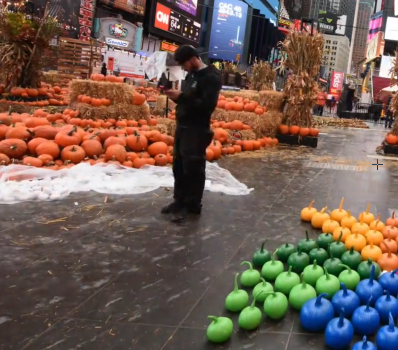
#> input picture images/t1_1.png, 398 x 350 px
$ python t1.py
#> lines starting #> are read from the running program, lines starting #| are printed output that depends on the picture
#> further down, img1 is the input picture: shape (350, 398, 3); mean B, G, R 83.2, 93.9, 113.9
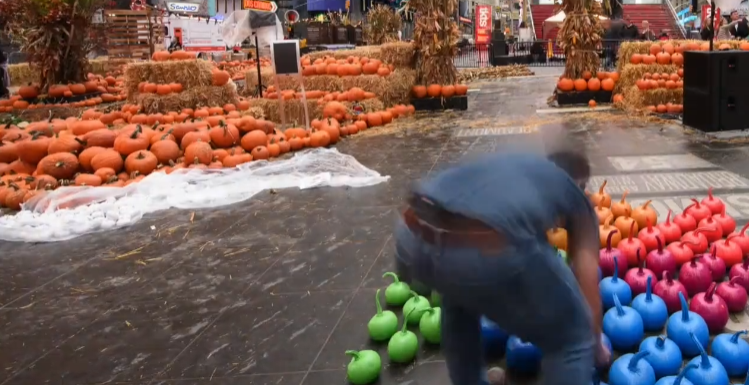
#> input picture images/t1_2.png, 749 x 385 px
#> further down, img2 is the input picture: shape (385, 749, 3); mean B, G, R 85, 91.1, 117.7
#Only add your code inside the function (including newly improted packages)
# You can design a new function and call the new function in the given functions.
# Not following the project guidelines will result in a 10% reduction in grades

import cv2
import numpy as np
import matplotlib.pyplot as plt


def show_image(img, delay=1000):
    # this function is used to display image
    cv2.namedWindow('image', cv2.WINDOW_AUTOSIZE)
    cv2.imshow('image', img)
    cv2.waitKey(delay)
    cv2.destroyAllWindows()

def stitch_background(img1, img2, savepath=''):
    "The output image should be saved in the savepath."
#> called with savepath = '/task1.png'
    "Do NOT modify the code provided."
    image1 = cv2.cvtColor(img1,cv2.COLOR_BGR2GRAY)
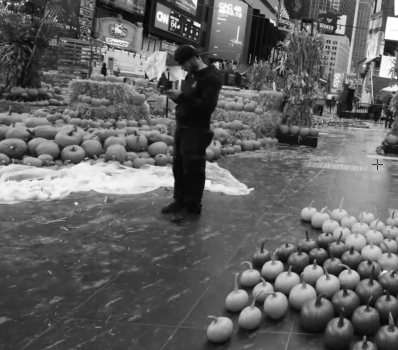
#> image1: shape (350, 398); min 4, max 255, mean 98.6
    image2 = cv2.cvtColor(img2,cv2.COLOR_BGR2GRAY)
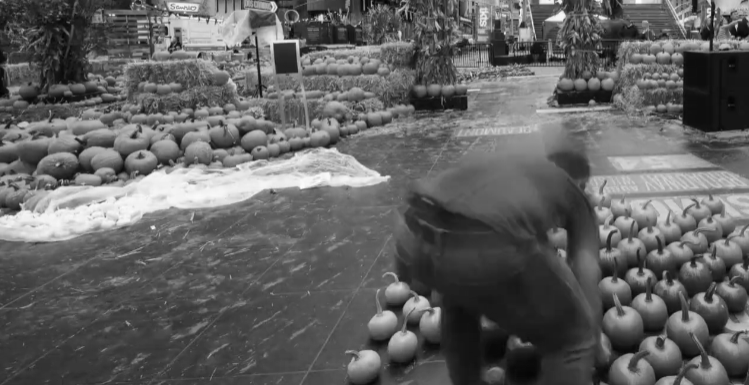
#> image2: shape (385, 749); min 3, max 254, mean 98.3
    sift = cv2.SIFT_create()
    keypoints1,descriptors1=sift.detectAndCompute(image1,None)  # keypoint and descriptor of img1 using sift
#> keypoints1 = 1790 keypoints; strongest (x, y, size): (178, 27, 1.9), (162, 17, 10.5), (179, 74, 9.3), (377, 62, 5.8)
    keypoints2,descriptors2=sift.detectAndCompute(image2,None)  # keypoint and descriptor of img2 using sift
#> keypoints2 = 3069 keypoints; strongest (x, y, size): (321, 18, 4.7), (560, 17, 7.5), (736, 26, 2.2), (715, 19, 1.8)
    match_score=[]
    keypoint_matches=[]
    descp_match_source=[]
    descp_match_dest=[]
    descriptors1_index=0
    # for each descriptor of img1 check if its a match with any of the descriptor of img 2
    for row in descriptors1:
        repeated_array = np.tile(row, (descriptors2.shape[0], 1))
        SSD= descriptors2 - repeated_array
        SSD=(SSD) ** 2
        SSD_FINAL=np.sum(SSD, axis=1)
        ssd_index = np.where(SSD_FINAL == np.amin(SSD_FINAL))
        ssd_index=ssd_index[0][0]
        SSD_FINAL.sort()
        if len(SSD_FINAL)>1:
            Ssd_score=SSD_FINAL[0]/SSD_FINAL[1]
        else:
            Ssd_score=SSD_FINAL[0]
        match_score.append(Ssd_score)
        descp_match_source.append(descriptors1_index)
        descp_match_dest.append(ssd_index)
        descriptors1_index=descriptors1_index+1
#> this loop made 1790 passes
#> (ssd_index, Ssd_score) on passes 1 to 12: (2946, 0.926), (3021, 0.99), (175, 0.726), (1051, 0.996), (4, 0.911), (1116, 0.964), (229, 0.409), (1587, 0.971), (1814, 0.939), (1372, 0.846), (2070, 0.801), (1823, 0.997)
#> pass 1, in stitch_background, `SSD=(SSD) ** 2`:
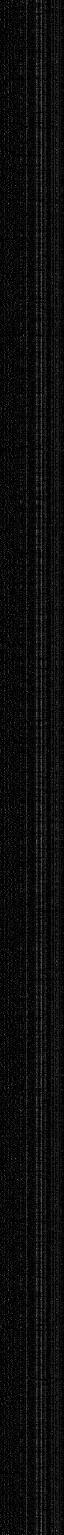
#> SSD: shape (3069, 128) float32 (shown at 1/2 size); min 0, max 44100, mean 2307.2; drawn with min black and max white
#> after the loop:
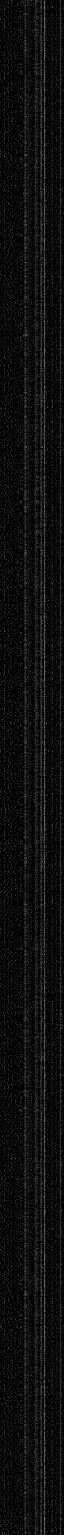
#> SSD: shape (3069, 128) float32 (shown at 1/2 size); min 0, max 40804, mean 2393.1; drawn with min black and max white
#> after the loop, descp_match_dest = 1790 values, max 3064 at index 1474, min 4 at index 4, mean 1392.4; descp_match_source = 1790 values from 0 to 1789; descriptors1_index = 1790; match_score = 1790 values, max 1 at index 1534, min 0.0201 at index 217, mean 0.709
    count_match=0
    i=0
    good_matches_src=[]
    good_matches_dest=[]
    for value in match_score:
        if value < 0.3:
            count_match=count_match+1
            good_matches_src.append(descp_match_source[i])
            good_matches_dest.append(descp_match_dest[i])
        i=i+1
#> this loop made 1790 passes
#> value on passes 1 to 12: 0.926, 0.99, 0.726, 0.996, 0.911, 0.964, 0.409, 0.971, 0.939, 0.846, 0.801, 0.997
#> after the loop, count_match = 343; good_matches_dest = 343 values, max 2175 at index 342, min 199 at index 1, mean 1005.7; good_matches_src = 343 values from 21 to 1744; i = 1790

    # if there are more than or equal to 25 matches in descriptors, then images overlap
    if count_match>=30:
        print('match')
        source_points = np.float32([ keypoints1[match].pt for match in good_matches_src ]).reshape(-1,1,2)
#> source_points = 343 rows, first 8: [6.02, 164], [7.36, 97.85], [7.49, 158.4], [8.51, 181.5], [10.37, 162.2], [10.98, 178.3], [11.51, 166.1], [12.46, 110.7]
        dest_points = np.float32([ keypoints2[match].pt for match in good_matches_dest]).reshape(-1,1,2)
#> dest_points = 343 rows, first 8: [52.74, 187.8], [45.05, 100.8], [54.07, 180.2], [59.31, 210.7], [59.09, 184.5], [61.76, 206], [61.21, 189.1], [53.3, 116.4]
        H, mask = cv2.findHomography(source_points, dest_points, cv2.RANSAC,5.0)
#> H = [[1.34, 0.154, 19.9], [-0.184, 1.32, -27.71], [-7.63e-06, 2e-06, 1]]; mask = 343 values, max 1 at index 0, min 0 at index 327, mean 0.997
        height_img1, width_img1 = img1.shape[:2]
#> height_img1 = 350; width_img1 = 398
        height_img2, width_img2 = img2.shape[:2]
#> height_img2 = 385; width_img2 = 749
        img2_points = np.float32([[0,0], [0, height_img2],[width_img2, height_img2], [width_img2, 0]]).reshape(-1, 1, 2)
#> img2_points = [[0, 0], [0, 385], [749, 385], [749, 0]]
        img1_points = np.float32([[0,0], [0,height_img1], [width_img1,height_img1], [width_img1,0]]).reshape(-1,1,2)
#> img1_points = [[0, 0], [0, 350], [398, 350], [398, 0]]

        # Changing perspective
        new_points_img1 = cv2.perspectiveTransform(img1_points, H)
#> new_points_img1 = [[19.9, -27.71], [73.59, 434.5], [607.2, 362.5], [553.7, -101.2]]
        persp_points = np.concatenate((new_points_img1,img2_points), axis=0)
#> persp_points = [[19.9, -27.71], [73.59, 434.5], [607.2, 362.5], [553.7, -101.2], [0, 0], [0, 385], [749, 385], [749, 0]]
        [x_maximum, y_maximum] = np.int32(persp_points.max(axis=0).ravel() + 0.5)
#> x_maximum = 749; y_maximum = 434
        [x_minimum, y_minimum] = np.int32(persp_points.min(axis=0).ravel() - 0.5)
#> x_minimum = 0; y_minimum = -101
        dist_translation = [-x_minimum,-y_minimum]
#> dist_translation = [0, 101]
        Homography_translation = np.array([[1, 0, dist_translation[0]], [0, 1, dist_translation[1]], [0, 0, 1]])
#> Homography_translation = [[1, 0, 0], [0, 1, 101], [0, 0, 1]]
        warped_image = cv2.warpPerspective(img1, Homography_translation.dot(H), (x_maximum-x_minimum, y_maximum-y_minimum))
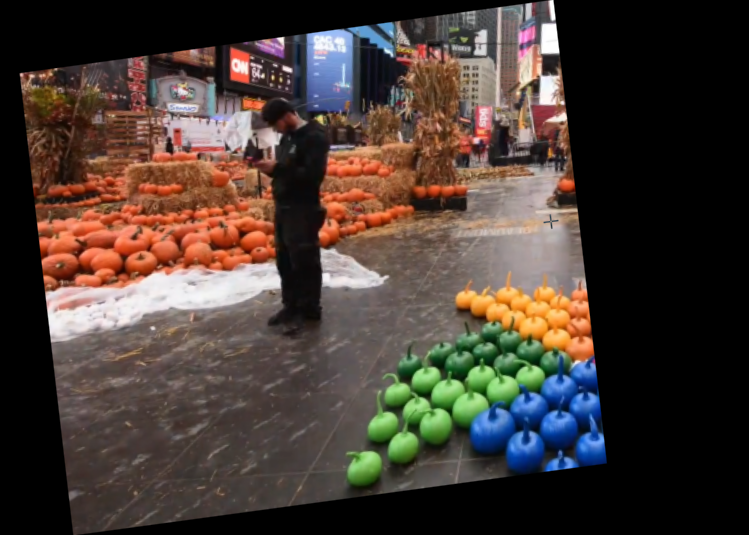
#> warped_image: shape (535, 749, 3); mean B, G, R 52.2, 58.8, 71.3
        show_image(warped_image)
        padded_img=padding_image(warped_image,img2,x_maximum,x_minimum,y_maximum,y_minimum)
        show_image(padded_img)
        cv2.imwrite(f'.{savepath}',padded_img)
    else:
        print('no overlap')


def padding_image(warped_image,img2,x_maximum,x_minimum,y_maximum,y_minimum):
    # Performing padding
#> called with x_maximum = 749, x_minimum = 0, y_maximum = 434, y_minimum = -101
    height_img2, width_img2 = img2.shape[:2]
    padding_top = -y_minimum
#> padding_top = 101
    padding_bottom = y_maximum-height_img2
#> padding_bottom = 49
    padding_left = -x_minimum
#> padding_left = 0
    padding_right = x_maximum-width_img2
#> padding_right = 0
    img2 = cv2.copyMakeBorder(img2,padding_top,padding_bottom,padding_left,padding_right,borderType=cv2.BORDER_CONSTANT)
#> img2: shape (535, 749, 3)
    warped_image_h, warped_image_w = warped_image.shape[:2]
    padding_values = np.zeros(3)
    for i in range(warped_image_h):
        for j in range(warped_image_w):
            padding1=warped_image[i,j,:]
            padding2=img2[i,j,:]
            if not np.array_equal(padding1, padding_values) and np.array_equal(padding2, padding_values):
                warped_image[i, j, :] = padding1
            elif np.array_equal(padding1, padding_values) and not np.array_equal(padding2, padding_values):
                warped_image[i, j, :] = padding2
            elif not np.array_equal(padding1, padding_values) and not np.array_equal(padding2, padding_values):
                if sum(padding1)>sum(padding2):
                    warped_image[i, j, :] = padding1
                else:
                    warped_image[i, j, :] = padding2
            else:
                pass
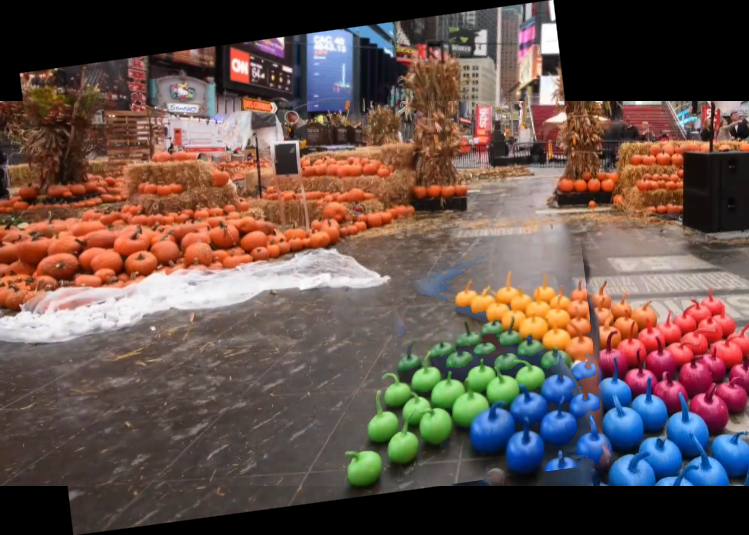
#> warped_image: shape (535, 749, 3); mean B, G, R 75.6, 81.9, 102.2
    return warped_image


if __name__ == "__main__":
    img1 = cv2.imread('./images/t1_1.png')
    img2 = cv2.imread('./images/t1_2.png')
    savepath = '/task1.png'
    stitch_background(img1, img2, savepath=savepath)
